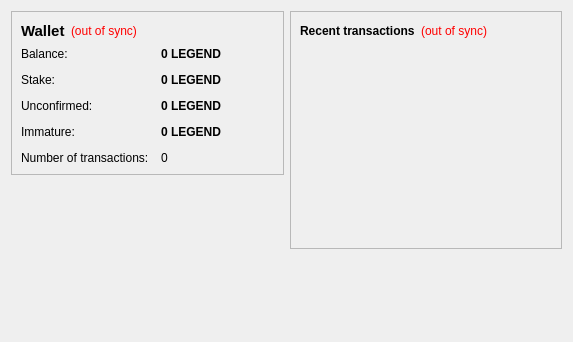
<?xml version="1.0" encoding="UTF-8"?>
<ui version="4.0">
 <class>OverviewPage</class>
 <widget class="QWidget" name="OverviewPage">
  <property name="geometry">
   <rect>
    <x>0</x>
    <y>0</y>
    <width>573</width>
    <height>342</height>
   </rect>
  </property>
  <property name="windowTitle">
   <string>Form</string>
  </property>
  <layout class="QHBoxLayout" name="horizontalLayout" stretch="1,1">
   <item>
    <layout class="QVBoxLayout" name="verticalLayout_2">
     <item>
      <widget class="QFrame" name="frame">
       <property name="frameShape">
        <enum>QFrame::StyledPanel</enum>
       </property>
       <property name="frameShadow">
        <enum>QFrame::Raised</enum>
       </property>
       <layout class="QVBoxLayout" name="verticalLayout_4">
        <item>
         <layout class="QHBoxLayout" name="horizontalLayout_4">
          <item>
           <widget class="QLabel" name="label_5">
            <property name="font">
             <font>
              <pointsize>11</pointsize>
              <weight>75</weight>
              <bold>true</bold>
             </font>
            </property>
            <property name="text">
             <string>Wallet</string>
            </property>
           </widget>
          </item>
          <item>
           <widget class="QLabel" name="labelWalletStatus">
            <property name="toolTip">
             <string>The displayed information may be out of date. Your wallet automatically synchronizes with the legendcoin network after a connection is established, but this process has not completed yet.</string>
            </property>
            <property name="styleSheet">
             <string notr="true">QLabel { color: red; }</string>
            </property>
            <property name="text">
             <string notr="true">(out of sync)</string>
            </property>
            <property name="alignment">
             <set>Qt::AlignLeading|Qt::AlignLeft|Qt::AlignVCenter</set>
            </property>
           </widget>
          </item>
          <item>
           <spacer name="horizontalSpacer_2">
            <property name="orientation">
             <enum>Qt::Horizontal</enum>
            </property>
            <property name="sizeHint" stdset="0">
             <size>
              <width>40</width>
              <height>20</height>
             </size>
            </property>
           </spacer>
          </item>
         </layout>
        </item>
        <item>
         <layout class="QFormLayout" name="formLayout_2">
          <property name="fieldGrowthPolicy">
           <enum>QFormLayout::AllNonFixedFieldsGrow</enum>
          </property>
          <property name="horizontalSpacing">
           <number>12</number>
          </property>
          <property name="verticalSpacing">
           <number>12</number>
          </property>
          <item row="0" column="0">
           <widget class="QLabel" name="label">
            <property name="text">
             <string>Balance:</string>
            </property>
           </widget>
          </item>
          <item row="0" column="1">
           <widget class="QLabel" name="labelBalance">
            <property name="font">
             <font>
              <weight>75</weight>
              <bold>true</bold>
             </font>
            </property>
            <property name="cursor">
             <cursorShape>IBeamCursor</cursorShape>
            </property>
            <property name="toolTip">
             <string>Your current balance</string>
            </property>
            <property name="text">
             <string notr="true">0 LEGEND</string>
            </property>
            <property name="textInteractionFlags">
             <set>Qt::LinksAccessibleByMouse|Qt::TextSelectableByKeyboard|Qt::TextSelectableByMouse</set>
            </property>
           </widget>
          </item>
          <item row="1" column="0">
           <widget class="QLabel" name="label_6">
            <property name="text">
             <string>Stake:</string>
            </property>
           </widget>
          </item>
          <item row="1" column="1">
           <widget class="QLabel" name="labelStake">
            <property name="font">
             <font>
              <weight>75</weight>
              <bold>true</bold>
             </font>
            </property>
            <property name="cursor">
             <cursorShape>IBeamCursor</cursorShape>
            </property>
            <property name="toolTip">
             <string>Total of coins that was staked, and do not yet count toward the current balance</string>
            </property>
            <property name="text">
             <string notr="true">0 LEGEND</string>
            </property>
            <property name="textInteractionFlags">
             <set>Qt::LinksAccessibleByMouse|Qt::TextSelectableByKeyboard|Qt::TextSelectableByMouse</set>
            </property>
           </widget>
          </item>
          <item row="2" column="0">
           <widget class="QLabel" name="label_3">
            <property name="text">
             <string>Unconfirmed:</string>
            </property>
           </widget>
          </item>
          <item row="2" column="1">
           <widget class="QLabel" name="labelUnconfirmed">
            <property name="font">
             <font>
              <weight>75</weight>
              <bold>true</bold>
             </font>
            </property>
            <property name="cursor">
             <cursorShape>IBeamCursor</cursorShape>
            </property>
            <property name="toolTip">
             <string>Total of transactions that have yet to be confirmed, and do not yet count toward the current balance</string>
            </property>
            <property name="text">
             <string notr="true">0 LEGEND</string>
            </property>
            <property name="textInteractionFlags">
             <set>Qt::LinksAccessibleByMouse|Qt::TextSelectableByKeyboard|Qt::TextSelectableByMouse</set>
            </property>
           </widget>
          </item>
          <item row="3" column="0">
           <widget class="QLabel" name="labelImmatureText">
            <property name="text">
             <string>Immature:</string>
            </property>
           </widget>
          </item>
          <item row="3" column="1">
           <widget class="QLabel" name="labelImmature">
            <property name="font">
             <font>
              <weight>75</weight>
              <bold>true</bold>
             </font>
            </property>
            <property name="toolTip">
             <string>Mined balance that has not yet matured</string>
            </property>
            <property name="text">
             <string notr="true">0 LEGEND</string>
            </property>
            <property name="textInteractionFlags">
             <set>Qt::LinksAccessibleByMouse|Qt::TextSelectableByKeyboard|Qt::TextSelectableByMouse</set>
            </property>
           </widget>
          </item>
          <item row="4" column="0">
           <widget class="QLabel" name="label_2">
            <property name="text">
             <string>Number of transactions:</string>
            </property>
           </widget>
          </item>
          <item row="4" column="1">
           <widget class="QLabel" name="labelNumTransactions">
            <property name="toolTip">
             <string>Total number of transactions in wallet</string>
            </property>
            <property name="text">
             <string notr="true">0</string>
            </property>
           </widget>
          </item>
         </layout>
        </item>
       </layout>
      </widget>
     </item>
     <item>
      <spacer name="verticalSpacer">
       <property name="orientation">
        <enum>Qt::Vertical</enum>
       </property>
       <property name="sizeHint" stdset="0">
        <size>
         <width>20</width>
         <height>40</height>
        </size>
       </property>
      </spacer>
     </item>
     <item>
      <widget class="QLabel" name="label_6">
       <property name="text">
        <string/>
       </property>
       <property name="pixmap">
        <pixmap resource="../bitcoin.qrc">:/images/backg</pixmap>
       </property>
       <property name="scaledContents">
        <bool>false</bool>
       </property>
       <property name="alignment">
        <set>Qt::AlignCenter</set>
       </property>
       <property name="margin">
        <number>-2</number>
       </property>
      </widget>
     </item>
    </layout>
   </item>
   <item>
    <layout class="QVBoxLayout" name="verticalLayout_3">
     <item>
      <widget class="QFrame" name="frame_2">
       <property name="frameShape">
        <enum>QFrame::StyledPanel</enum>
       </property>
       <property name="frameShadow">
        <enum>QFrame::Raised</enum>
       </property>
       <layout class="QVBoxLayout" name="verticalLayout">
        <item>
         <layout class="QHBoxLayout" name="horizontalLayout_2">
          <item>
           <widget class="QLabel" name="label_4">
            <property name="text">
             <string>&lt;b&gt;Recent transactions&lt;/b&gt;</string>
            </property>
           </widget>
          </item>
          <item>
           <widget class="QLabel" name="labelTransactionsStatus">
            <property name="toolTip">
             <string>The displayed information may be out of date. Your wallet automatically synchronizes with the legendcoin network after a connection is established, but this process has not completed yet.</string>
            </property>
            <property name="styleSheet">
             <string notr="true">QLabel { color: red; }</string>
            </property>
            <property name="text">
             <string notr="true">(out of sync)</string>
            </property>
            <property name="alignment">
             <set>Qt::AlignRight|Qt::AlignTrailing|Qt::AlignVCenter</set>
            </property>
           </widget>
          </item>
          <item>
           <spacer name="horizontalSpacer">
            <property name="orientation">
             <enum>Qt::Horizontal</enum>
            </property>
            <property name="sizeHint" stdset="0">
             <size>
              <width>40</width>
              <height>20</height>
             </size>
            </property>
           </spacer>
          </item>
         </layout>
        </item>
        <item>
         <widget class="QListView" name="listTransactions">
          <property name="styleSheet">
           <string notr="true">QListView { background: transparent; }</string>
          </property>
          <property name="frameShape">
           <enum>QFrame::NoFrame</enum>
          </property>
          <property name="verticalScrollBarPolicy">
           <enum>Qt::ScrollBarAlwaysOff</enum>
          </property>
          <property name="horizontalScrollBarPolicy">
           <enum>Qt::ScrollBarAlwaysOff</enum>
          </property>
          <property name="selectionMode">
           <enum>QAbstractItemView::NoSelection</enum>
          </property>
         </widget>
        </item>
       </layout>
      </widget>
     </item>
     <item>
      <spacer name="verticalSpacer_2">
       <property name="orientation">
        <enum>Qt::Vertical</enum>
       </property>
       <property name="sizeHint" stdset="0">
        <size>
         <width>20</width>
         <height>40</height>
        </size>
       </property>
      </spacer>
     </item>
    </layout>
   </item>
  </layout>
 </widget>
 <resources/>
 <connections/>
</ui>
